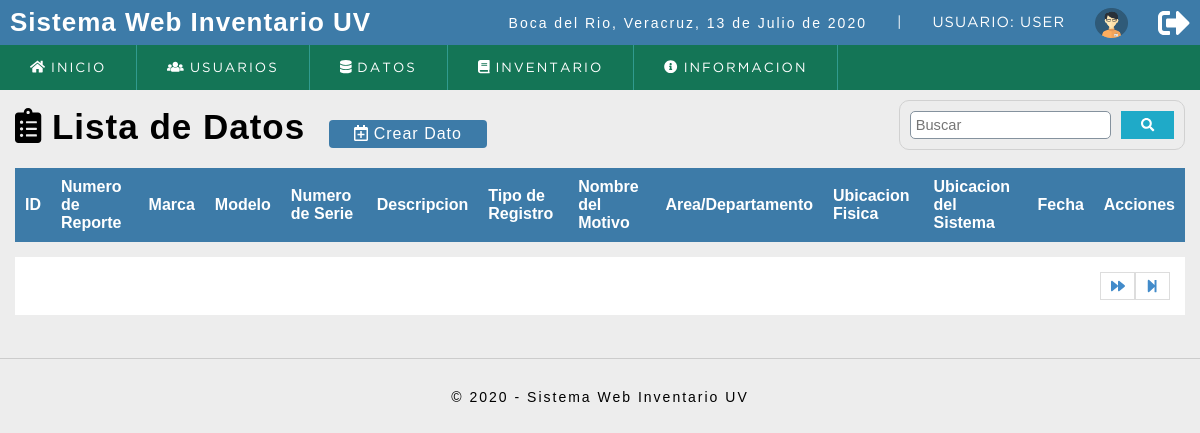
The page /sistema/lista_datos.php (signed in) on the database as committed earlier.
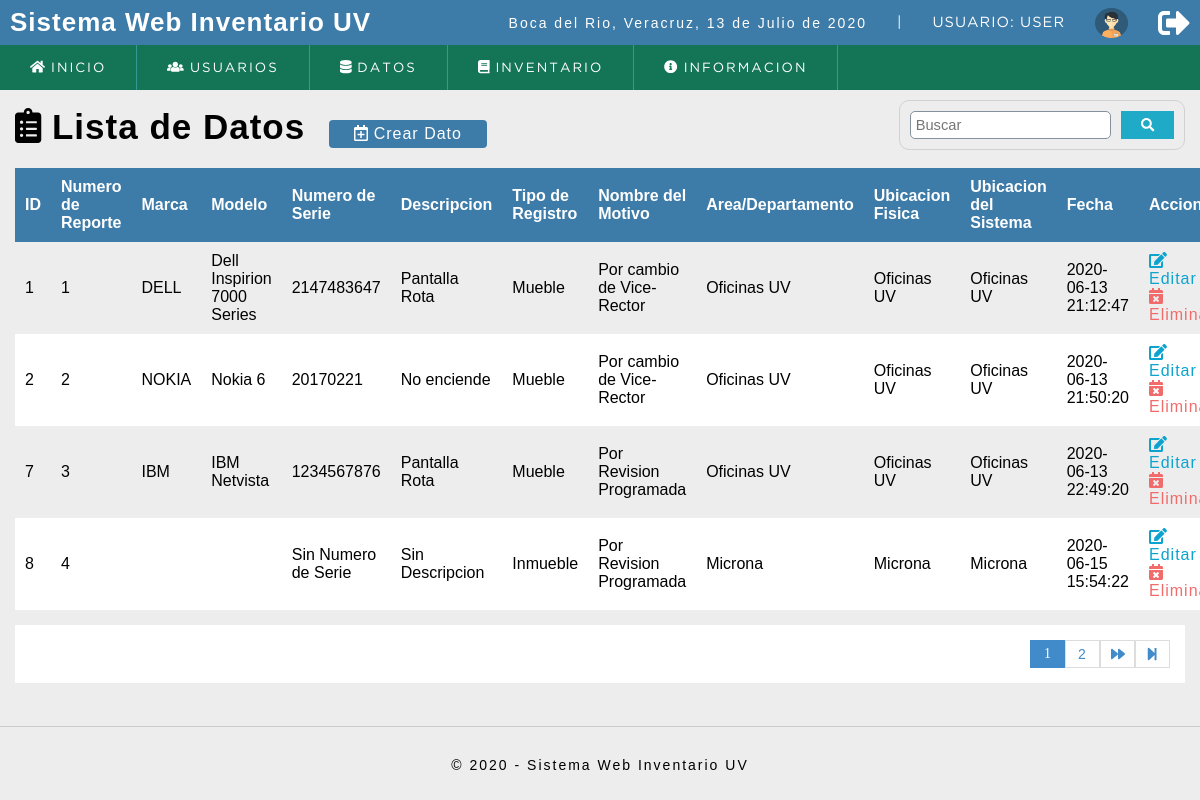
The same page on the database as committed later.
### tables this page shows
CREATE TABLE `datos` (
  `iddatos` int(11) NOT NULL,
  `num_reporte` int(11) DEFAULT NULL,
  `marca` varchar(45) DEFAULT NULL,
  `modelo` varchar(45) DEFAULT NULL,
  `no_serie` varchar(45) DEFAULT NULL,
  `descripcion` varchar(45) DEFAULT NULL,
  `tipo_registro` int(11) DEFAULT NULL,
  `motivo` int(11) DEFAULT NULL,
  `departamento` text,
  `ubicacion_fisica` text,
  `ubicacion_sistema` text,
  `dateadd` datetime DEFAULT CURRENT_TIMESTAMP,
  `usuario_id` int(11) DEFAULT NULL
);

CREATE TABLE `tipo_registro` (
  `idtipo_registro` int(11) NOT NULL,
  `tipo_registro` varchar(40) DEFAULT NULL
);

CREATE TABLE `motivo` (
  `idmotivo` int(11) NOT NULL,
  `motivo` varchar(40) DEFAULT NULL
);

### sistema/includes/functions.php (called while the page is built, shortened)
<?php
	function fecha(){
		$mes = array("","Enero",
					  "Febrero",
					  "Marzo",
					  "Abril",
					  "Mayo",
					  "Junio",
					  "Julio",
					  "Agosto",
					  "Septiembre",
					  "Octubre",
					  "Noviembre",
					  "Diciembre");
		return date('d')." de ". $mes[date('n')] . " de " . date('Y');
	}
 ?>

### sistema/lista_datos.php (the view, shortened to what this page needs)
<?php
	include "../conexion.php";
?>
<!DOCTYPE html>
<html lang="en">
<head>
	<?php include "includes/scripts.php";  ?>
</head>
<body>
	<?php include "includes/header.php";?>
	<section id="container">
		<h1><i class="fas fa-clipboard-list"></i> Lista de Datos</h1>
		<a href="registro_datos.php" class="btn_new"><i class="far fa-calendar-plus"></i> Crear Dato</a>
		<form action="buscar_dato.php" method="get" class="form_search">
			<input type="text" name="busqueda" id="busqueda" placeholder="Buscar">
			<button type="submit" class="btn_search"><i class="fas fa-search"></i></button>
		</form>
		<table>
			<tr>
				<th>ID</th>
				<th>Numero de Reporte</th>
				<th>Marca</th>
				<th>Modelo</th>
				<th>Numero de Serie</th>
				<th>Descripcion</th>
				<th>Tipo de Registro</th>
				<th>Nombre del Motivo</th>
				<th>Area/Departamento</th>
				<th>Ubicacion Fisica</th>
				<th>Ubicacion del Sistema</th>
				<th>Fecha</th>
				<th>Acciones</th>
			</tr>
		<?php
			$sql_register = mysqli_query($conection,"SELECT COUNT(*) as iddatos FROM datos");
			$result_register = mysqli_fetch_array($sql_register);
			$iddatos = $result_register['iddatos'];
			$por_pagina = 4;
			if(empty($_GET['pagina'])){
				$pagina = 1;
			}else{
				$pagina = $_GET['pagina'];
			}
			$desde = ($pagina-1) * $por_pagina;
			$total_paginas = ceil($iddatos / $por_pagina);
			$query = mysqli_query($conection,"SELECT d.iddatos, d.num_reporte, d.marca, d.modelo, d.no_serie, d.descripcion, t.tipo_registro, m.motivo, d.departamento, d.ubicacion_fisica, d.ubicacion_sistema, d.dateadd FROM datos d INNER JOIN motivo m ON d.motivo = m.idmotivo INNER JOIN tipo_registro t ON d.tipo_registro = t.idtipo_registro ORDER BY iddatos ASC LIMIT $desde,$por_pagina");
			$result = mysqli_num_rows($query);
			if($result > 0){
				while ($data = mysqli_fetch_array($query)) {
					if($data["no_serie"] == null){
						$no_serie = 'Sin Numero de Serie';
					}else{
						$no_serie = $data["no_serie"];
					}
			?>
				<tr>
					<td><?php echo $data["iddatos"]; ?></td>
					<td><?php echo $data["num_reporte"]; ?></td>
					<td><?php echo $data["marca"]; ?></td>
					<td><?php echo $data["modelo"]; ?></td>
					<td><?php echo $no_serie; ?></td>
					<td><?php echo $data["descripcion"]; ?></td>
					<td><?php echo $data["tipo_registro"]; ?></td>
					<td><?php echo $data["motivo"]; ?></td>
					<td><?php echo $data["departamento"]; ?></td>
					<td><?php echo $data["ubicacion_fisica"]; ?></td>
					<td><?php echo $data["ubicacion_sistema"]; ?></td>
					<td><?php echo $data["dateadd"]; ?></td>
					<td>
						<a class="link_edit" href="editar_datos.php?id=<?php echo $data["iddatos"]; ?>"><i class="fas fa-edit"></i> Editar</a>
						|<br>
						<a class="link_delete" href="eliminar_confirmar_dato.php?id=<?php echo $data["iddatos"]; ?>"><i class="fas fa-calendar-times"></i> Eliminar</a>
					</td>
				</tr>
		<?php
				}
			}
		?>
		</table>
		<div class="paginador">
			<ul>
			<?php
				for($i=1; $i <= $total_paginas; $i++){
					if($i == $pagina){
						echo '<li class="pageSelected">'.$i.'</li>';
					}else{
						echo '<li><a href="?pagina='.$i.'">'.$i.'</a></li>';
					}
				}
				if($pagina != $total_paginas)
				{
			?>
				<li><a href="?pagina=<?php echo $pagina+1; ?>"><i class="fas fa-forward"></i></a></li>
				<li><a href="?pagina=<?php echo $total_paginas; ?>"><i class="fas fa-step-forward"></i></a></li>
			<?php } ?>
			</ul>
		</div>
	</section>
	<?php include "includes/footer.php";?>
</body>
</html>

### sistema/includes/scripts.php (shortened to what this page needs)
<link rel="stylesheet" type="text/css" href="css/style.css">
<?php include "functions.php"; ?>

### sistema/includes/header.php (shortened to what this page needs)
<header>
		<div class="header">
			<h1> Sistema Web Inventario UV</h1>
			<div class="optionsBar">
				<p>Boca del Rio, Veracruz, <?php echo fecha(); ?> </p>
				<span>|</span>
				<span class="user">Usuario: <?php echo $_SESSION['nombre']; ?></span>
				<img class="photouser" src="img/user.png" alt="Usuario">
				<a href="salir.php"><i class="fas fa-sign-out-alt fa-2x" color="white" alt="Salir del sistema" title="Salir"></i></a>
			</div>
		</div>
		<?php include "nav.php"; ?>
</header>

### sistema/includes/nav.php (shortened to what this page needs)
<nav>
			<ul>
				<li><a href="index.php"><i class="fas fa-home"></i> Inicio</a></li>
			<?php
				if($_SESSION['rol'] == 1){
			?>
				<li class="principal">
					<a><i class="fas fa-users"></i> Usuarios</a>
				</li>
				<?php } ?>
				<li class="principal">
					<a><i class="fas fa-database"></i> Datos</a>
				</li>
				<li class="principal">
					<a href="lista_inventario.php"><i class="fas fa-book"></i> Inventario</a>
				</li>
				<li class="principal">
					<a href="info.php"><i class="fas fa-info-circle"></i> Informacion</a>
				</li>
			</ul>
		</nav>

### sistema/includes/footer.php (shortened to what this page needs)
<footer>
	<br>
	<hr>
	<br>
	<center>
		<p>© 2020 - Sistema Web Inventario UV</p>
	</center>
	<br>
</footer>

### sistema/css/style.css (style rules this page uses)
* { margin: 0; padding: 0; box-sizing: border-box; }
body { background: #ededed; }
h1, h2, h3, h4, h5, h6 { font-family: 'arial'; font-weight: bold; letter-spacing: 1px; }
h1 { font-size: 26px; }
p { font-family: 'arial'; letter-spacing: 2px; font-size: 14px; line-height: 20px; }
a { text-decoration: none; font-family: arial; letter-spacing: 1px; }
span { font-family: 'GothamBook'; letter-spacing: 1px; font-size: 14px; line-height: 20px; }
header { position: fixed; width: 100%; }
.header { color: #FFF; background: #3d7ba8; height: 45px; display: -webkit-flex; display: -moz-flex; display: -ms-flex; display: -o-flex; display: flex; justify-content: space-between; align-items: center; padding: 10px; }
.optionsBar { display: -webkit-flex; display: -moz-flex; display: -ms-flex; display: -o-flex; display: flex; justify-content: center; align-items: center; }
.optionsBar span { color: #FFF; font-size: 11pt; font-family: 'GothamBook'; text-transform: uppercase; margin-left: 30px; }
.photouser { margin-left: 30px; width: 33px; height: 30px; }
.optionsBar a { display: -webkit-flex; display: -moz-flex; display: -ms-flex; display: -o-flex; display: flex; margin-left: 30px; }
nav ul { background: #147556; list-style: none; display: -webkit-flex; display: -moz-flex; display: -ms-flex; display: -o-flex; display: flex; justify-content: left; align-items: center; }
nav ul > li a { position: relative; }
nav a { color: #FFF; display: block; font-size: 10pt; font-family: 'GothamBook'; padding: 15px 30px; text-transform: uppercase; letter-spacing: 2px; transition: background .5s; border-right: 1px solid #319B8F; }
nav .principal > a { background-position-x: 0%; background-position-y: 0%; background-size: auto auto; background-position: 94% center; background-size: 10px; }
#container { padding: 100px 15px 15px; }
hr { border: 0; background: #CCC; height: 1px; margin: 10px 0; display: block; }
form { background: #FFF; margin: auto; padding: 20px 50px; border: 1px solid #d1d1d1; }
input,select { display: block; width: 100%; font-size: 11pt; padding: 5px; border: 1px solid #85929e; border-radius: 5px; }
#container h1 { font-size: 35px; display: inline-block; }
.btn_new { display: inline-block; background: #3d7ba8; color: #FFF; padding: 5px 25px; border-radius: 4px; margin: 20px; }
table { border-collapse: collapse; font-size: 12pt; font-family: 'arial'; width: 100%; }
table th { text-align: left; padding: 10px; background: #3d7ba8; color: #FFF; }
table tr:nth-child(odd) { background: #FFF; }
table td { padding: 10px; }
.link_edit { color: #0ca4ce; }
.link_delete { color: #f26b6b; }
.paginador ul { padding: 15px; list-style: none; background: #FFF; margin-top: 15px; display: -webkit-flex; display: -moz-flex; display: -ms-flex; display: -o-flex; display: flex; justify-content: flex-end; }
.paginador a, .pageSelected { color: #428bca; border: 1px solid #ddd; padding: 5px; display: inline-block; font-size: 14px; text-align: center; width: 35px; }
.pageSelected { color: #FFF; background: #428bca; border: 1px solid #428bca; }
.form_search { display: -webkit-flex; display: -noz-flex; display: -ms-flex; display: -o-flex; display: flex; float: right; background: initial; padding: 10px; border-radius: 10px; }
.form_search .btn_search { background: #1faac8; color: #FFF; padding: 0 20px; border: 0; cursor: pointer; margin-left: 10px; }

Rows that differ between the two databases and show on the page:
added datos: iddatos "1", num_reporte "1", marca "DELL", modelo "Dell Inspirion 7000 Series", no_serie "2147483647", descripcion "Pantalla Rota", tipo_registro.tipo_registro "Mueble", motivo.motivo "Por cambio de Vice-Rector", departamento "Oficinas UV", ubicacion_fisica "Oficinas UV", ubicacion_sistema "Oficinas UV", dateadd "2020-06-13 21:12:47"
added datos: iddatos "2", num_reporte "2", marca "NOKIA", modelo "Nokia 6", no_serie "20170221", descripcion "No enciende", tipo_registro.tipo_registro "Mueble", motivo.motivo "Por cambio de Vice-Rector", departamento "Oficinas UV", ubicacion_fisica "Oficinas UV", ubicacion_sistema "Oficinas UV", dateadd "2020-06-13 21:50:20"
added datos: iddatos "7", num_reporte "3", marca "IBM", modelo "IBM Netvista", no_serie "1234567876", descripcion "Pantalla Rota", tipo_registro.tipo_registro "Mueble", motivo.motivo "Por Revision Programada", departamento "Oficinas UV", ubicacion_fisica "Oficinas UV", ubicacion_sistema "Oficinas UV", dateadd "2020-06-13 22:49:20"
added datos: iddatos "8", num_reporte "4", no_serie "Sin Numero de Serie", descripcion "Sin Descripcion", tipo_registro.tipo_registro "Inmueble", motivo.motivo "Por Revision Programada", departamento "Microna", ubicacion_fisica "Microna", ubicacion_sistema "Microna", dateadd "2020-06-15 15:54:22"
Other text that changed with them:
new list line: "1"
new list line: "2"
